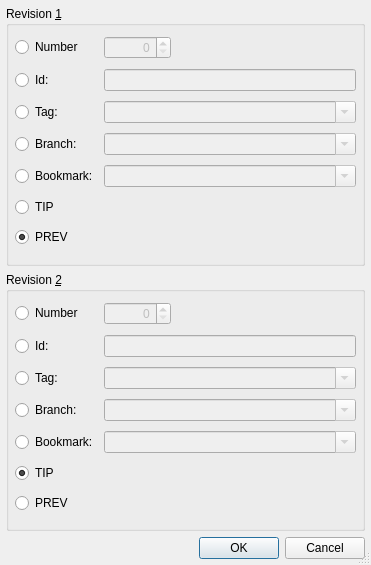
<?xml version="1.0" encoding="UTF-8"?>
<ui version="4.0">
 <class>HgRevisionsSelectionDialog</class>
 <widget class="QDialog" name="HgRevisionsSelectionDialog">
  <property name="geometry">
   <rect>
    <x>0</x>
    <y>0</y>
    <width>371</width>
    <height>565</height>
   </rect>
  </property>
  <property name="windowTitle">
   <string>Mercurial Diff</string>
  </property>
  <property name="sizeGripEnabled">
   <bool>true</bool>
  </property>
  <layout class="QVBoxLayout" name="verticalLayout">
   <item>
    <widget class="QGroupBox" name="rev1GroupBox">
     <property name="title">
      <string>Revision &amp;1</string>
     </property>
     <layout class="QGridLayout" name="gridLayout">
      <item row="0" column="0">
       <widget class="QRadioButton" name="number1Button">
        <property name="toolTip">
         <string>Select to specify a revision by number</string>
        </property>
        <property name="text">
         <string>Number</string>
        </property>
        <property name="checked">
         <bool>false</bool>
        </property>
       </widget>
      </item>
      <item row="0" column="1">
       <widget class="QSpinBox" name="number1SpinBox">
        <property name="enabled">
         <bool>false</bool>
        </property>
        <property name="toolTip">
         <string>Enter a revision number</string>
        </property>
        <property name="alignment">
         <set>Qt::AlignRight</set>
        </property>
        <property name="maximum">
         <number>999999999</number>
        </property>
       </widget>
      </item>
      <item row="0" column="2">
       <spacer>
        <property name="orientation">
         <enum>Qt::Horizontal</enum>
        </property>
        <property name="sizeHint" stdset="0">
         <size>
          <width>40</width>
          <height>20</height>
         </size>
        </property>
       </spacer>
      </item>
      <item row="1" column="0">
       <widget class="QRadioButton" name="id1Button">
        <property name="toolTip">
         <string>Select to specify a revision by changeset id</string>
        </property>
        <property name="text">
         <string>Id:</string>
        </property>
       </widget>
      </item>
      <item row="1" column="1" colspan="2">
       <widget class="QLineEdit" name="id1Edit">
        <property name="enabled">
         <bool>false</bool>
        </property>
        <property name="toolTip">
         <string>Enter a changeset id</string>
        </property>
       </widget>
      </item>
      <item row="2" column="0">
       <widget class="QRadioButton" name="tag1Button">
        <property name="toolTip">
         <string>Select to specify a revision by a tag</string>
        </property>
        <property name="text">
         <string>Tag:</string>
        </property>
       </widget>
      </item>
      <item row="2" column="1" colspan="2">
       <widget class="QComboBox" name="tag1Combo">
        <property name="enabled">
         <bool>false</bool>
        </property>
        <property name="toolTip">
         <string>Enter a tag name</string>
        </property>
        <property name="editable">
         <bool>true</bool>
        </property>
       </widget>
      </item>
      <item row="3" column="0">
       <widget class="QRadioButton" name="branch1Button">
        <property name="toolTip">
         <string>Select to specify a revision by a branch</string>
        </property>
        <property name="text">
         <string>Branch:</string>
        </property>
       </widget>
      </item>
      <item row="3" column="1" colspan="2">
       <widget class="QComboBox" name="branch1Combo">
        <property name="enabled">
         <bool>false</bool>
        </property>
        <property name="toolTip">
         <string>Enter a branch name</string>
        </property>
        <property name="editable">
         <bool>true</bool>
        </property>
       </widget>
      </item>
      <item row="4" column="0">
       <widget class="QRadioButton" name="bookmark1Button">
        <property name="toolTip">
         <string>Select to specify a revision by a bookmark</string>
        </property>
        <property name="text">
         <string>Bookmark:</string>
        </property>
       </widget>
      </item>
      <item row="4" column="1" colspan="2">
       <widget class="QComboBox" name="bookmark1Combo">
        <property name="enabled">
         <bool>false</bool>
        </property>
        <property name="sizePolicy">
         <sizepolicy hsizetype="Expanding" vsizetype="Fixed">
          <horstretch>0</horstretch>
          <verstretch>0</verstretch>
         </sizepolicy>
        </property>
        <property name="toolTip">
         <string>Enter a bookmark name</string>
        </property>
        <property name="editable">
         <bool>true</bool>
        </property>
       </widget>
      </item>
      <item row="5" column="0" colspan="3">
       <widget class="QRadioButton" name="tip1Button">
        <property name="toolTip">
         <string>Select tip revision of repository</string>
        </property>
        <property name="text">
         <string>TIP</string>
        </property>
        <property name="checked">
         <bool>false</bool>
        </property>
       </widget>
      </item>
      <item row="6" column="0" colspan="3">
       <widget class="QRadioButton" name="prev1Button">
        <property name="toolTip">
         <string>Select revision before last commit</string>
        </property>
        <property name="text">
         <string>PREV</string>
        </property>
        <property name="checked">
         <bool>true</bool>
        </property>
       </widget>
      </item>
     </layout>
    </widget>
   </item>
   <item>
    <widget class="QGroupBox" name="rev2GroupBox">
     <property name="title">
      <string>Revision &amp;2</string>
     </property>
     <layout class="QGridLayout" name="gridLayout_2">
      <item row="0" column="0">
       <widget class="QRadioButton" name="number2Button">
        <property name="toolTip">
         <string>Select to specify a revision by number</string>
        </property>
        <property name="text">
         <string>Number</string>
        </property>
       </widget>
      </item>
      <item row="0" column="1">
       <widget class="QSpinBox" name="number2SpinBox">
        <property name="enabled">
         <bool>false</bool>
        </property>
        <property name="toolTip">
         <string>Enter a revision number</string>
        </property>
        <property name="alignment">
         <set>Qt::AlignRight</set>
        </property>
        <property name="maximum">
         <number>999999999</number>
        </property>
       </widget>
      </item>
      <item row="0" column="2">
       <spacer>
        <property name="orientation">
         <enum>Qt::Horizontal</enum>
        </property>
        <property name="sizeHint" stdset="0">
         <size>
          <width>40</width>
          <height>20</height>
         </size>
        </property>
       </spacer>
      </item>
      <item row="1" column="0">
       <widget class="QRadioButton" name="id2Button">
        <property name="toolTip">
         <string>Select to specify a revision by changeset id</string>
        </property>
        <property name="text">
         <string>Id:</string>
        </property>
       </widget>
      </item>
      <item row="1" column="1" colspan="2">
       <widget class="QLineEdit" name="id2Edit">
        <property name="enabled">
         <bool>false</bool>
        </property>
        <property name="toolTip">
         <string>Enter a changeset id</string>
        </property>
       </widget>
      </item>
      <item row="2" column="0">
       <widget class="QRadioButton" name="tag2Button">
        <property name="toolTip">
         <string>Select to specify a revision by a tag</string>
        </property>
        <property name="text">
         <string>Tag:</string>
        </property>
       </widget>
      </item>
      <item row="2" column="1" colspan="2">
       <widget class="QComboBox" name="tag2Combo">
        <property name="enabled">
         <bool>false</bool>
        </property>
        <property name="toolTip">
         <string>Enter a tag name</string>
        </property>
        <property name="editable">
         <bool>true</bool>
        </property>
       </widget>
      </item>
      <item row="3" column="0">
       <widget class="QRadioButton" name="branch2Button">
        <property name="toolTip">
         <string>Select to specify a revision by a branch</string>
        </property>
        <property name="text">
         <string>Branch:</string>
        </property>
       </widget>
      </item>
      <item row="3" column="1" colspan="2">
       <widget class="QComboBox" name="branch2Combo">
        <property name="enabled">
         <bool>false</bool>
        </property>
        <property name="toolTip">
         <string>Enter a branch name</string>
        </property>
        <property name="editable">
         <bool>true</bool>
        </property>
       </widget>
      </item>
      <item row="4" column="0">
       <widget class="QRadioButton" name="bookmark2Button">
        <property name="toolTip">
         <string>Select to specify a revision by a bookmark</string>
        </property>
        <property name="text">
         <string>Bookmark:</string>
        </property>
       </widget>
      </item>
      <item row="4" column="1" colspan="2">
       <widget class="QComboBox" name="bookmark2Combo">
        <property name="enabled">
         <bool>false</bool>
        </property>
        <property name="sizePolicy">
         <sizepolicy hsizetype="Expanding" vsizetype="Fixed">
          <horstretch>0</horstretch>
          <verstretch>0</verstretch>
         </sizepolicy>
        </property>
        <property name="toolTip">
         <string>Enter a bookmark name</string>
        </property>
        <property name="editable">
         <bool>true</bool>
        </property>
       </widget>
      </item>
      <item row="5" column="0" colspan="3">
       <widget class="QRadioButton" name="tip2Button">
        <property name="toolTip">
         <string>Select tip revision of repository</string>
        </property>
        <property name="text">
         <string>TIP</string>
        </property>
        <property name="checked">
         <bool>true</bool>
        </property>
       </widget>
      </item>
      <item row="6" column="0" colspan="3">
       <widget class="QRadioButton" name="prev2Button">
        <property name="toolTip">
         <string>Select revision before last commit</string>
        </property>
        <property name="text">
         <string>PREV</string>
        </property>
       </widget>
      </item>
     </layout>
    </widget>
   </item>
   <item>
    <widget class="QDialogButtonBox" name="buttonBox">
     <property name="orientation">
      <enum>Qt::Horizontal</enum>
     </property>
     <property name="standardButtons">
      <set>QDialogButtonBox::Cancel|QDialogButtonBox::Ok</set>
     </property>
    </widget>
   </item>
  </layout>
 </widget>
 <layoutdefault spacing="6" margin="6"/>
 <pixmapfunction>qPixmapFromMimeSource</pixmapfunction>
 <tabstops>
  <tabstop>number1Button</tabstop>
  <tabstop>number1SpinBox</tabstop>
  <tabstop>id1Button</tabstop>
  <tabstop>id1Edit</tabstop>
  <tabstop>tag1Button</tabstop>
  <tabstop>tag1Combo</tabstop>
  <tabstop>branch1Button</tabstop>
  <tabstop>branch1Combo</tabstop>
  <tabstop>bookmark1Button</tabstop>
  <tabstop>bookmark1Combo</tabstop>
  <tabstop>tip1Button</tabstop>
  <tabstop>prev1Button</tabstop>
  <tabstop>number2Button</tabstop>
  <tabstop>number2SpinBox</tabstop>
  <tabstop>id2Button</tabstop>
  <tabstop>id2Edit</tabstop>
  <tabstop>tag2Button</tabstop>
  <tabstop>tag2Combo</tabstop>
  <tabstop>branch2Button</tabstop>
  <tabstop>branch2Combo</tabstop>
  <tabstop>bookmark2Button</tabstop>
  <tabstop>bookmark2Combo</tabstop>
  <tabstop>tip2Button</tabstop>
  <tabstop>prev2Button</tabstop>
  <tabstop>buttonBox</tabstop>
 </tabstops>
 <resources/>
 <connections>
  <connection>
   <sender>buttonBox</sender>
   <signal>accepted()</signal>
   <receiver>HgRevisionsSelectionDialog</receiver>
   <slot>accept()</slot>
   <hints>
    <hint type="sourcelabel">
     <x>54</x>
     <y>440</y>
    </hint>
    <hint type="destinationlabel">
     <x>21</x>
     <y>143</y>
    </hint>
   </hints>
  </connection>
  <connection>
   <sender>buttonBox</sender>
   <signal>rejected()</signal>
   <receiver>HgRevisionsSelectionDialog</receiver>
   <slot>reject()</slot>
   <hints>
    <hint type="sourcelabel">
     <x>106</x>
     <y>440</y>
    </hint>
    <hint type="destinationlabel">
     <x>73</x>
     <y>140</y>
    </hint>
   </hints>
  </connection>
  <connection>
   <sender>number1Button</sender>
   <signal>toggled(bool)</signal>
   <receiver>number1SpinBox</receiver>
   <slot>setEnabled(bool)</slot>
   <hints>
    <hint type="sourcelabel">
     <x>62</x>
     <y>45</y>
    </hint>
    <hint type="destinationlabel">
     <x>148</x>
     <y>43</y>
    </hint>
   </hints>
  </connection>
  <connection>
   <sender>number2Button</sender>
   <signal>toggled(bool)</signal>
   <receiver>number2SpinBox</receiver>
   <slot>setEnabled(bool)</slot>
   <hints>
    <hint type="sourcelabel">
     <x>72</x>
     <y>258</y>
    </hint>
    <hint type="destinationlabel">
     <x>183</x>
     <y>258</y>
    </hint>
   </hints>
  </connection>
  <connection>
   <sender>id1Button</sender>
   <signal>toggled(bool)</signal>
   <receiver>id1Edit</receiver>
   <slot>setEnabled(bool)</slot>
   <hints>
    <hint type="sourcelabel">
     <x>32</x>
     <y>71</y>
    </hint>
    <hint type="destinationlabel">
     <x>147</x>
     <y>72</y>
    </hint>
   </hints>
  </connection>
  <connection>
   <sender>id2Button</sender>
   <signal>toggled(bool)</signal>
   <receiver>id2Edit</receiver>
   <slot>setEnabled(bool)</slot>
   <hints>
    <hint type="sourcelabel">
     <x>68</x>
     <y>286</y>
    </hint>
    <hint type="destinationlabel">
     <x>230</x>
     <y>286</y>
    </hint>
   </hints>
  </connection>
  <connection>
   <sender>tag1Button</sender>
   <signal>toggled(bool)</signal>
   <receiver>tag1Combo</receiver>
   <slot>setEnabled(bool)</slot>
   <hints>
    <hint type="sourcelabel">
     <x>59</x>
     <y>105</y>
    </hint>
    <hint type="destinationlabel">
     <x>129</x>
     <y>101</y>
    </hint>
   </hints>
  </connection>
  <connection>
   <sender>branch1Button</sender>
   <signal>toggled(bool)</signal>
   <receiver>branch1Combo</receiver>
   <slot>setEnabled(bool)</slot>
   <hints>
    <hint type="sourcelabel">
     <x>50</x>
     <y>124</y>
    </hint>
    <hint type="destinationlabel">
     <x>117</x>
     <y>128</y>
    </hint>
   </hints>
  </connection>
  <connection>
   <sender>tag2Button</sender>
   <signal>toggled(bool)</signal>
   <receiver>tag2Combo</receiver>
   <slot>setEnabled(bool)</slot>
   <hints>
    <hint type="sourcelabel">
     <x>36</x>
     <y>306</y>
    </hint>
    <hint type="destinationlabel">
     <x>149</x>
     <y>306</y>
    </hint>
   </hints>
  </connection>
  <connection>
   <sender>branch2Button</sender>
   <signal>toggled(bool)</signal>
   <receiver>branch2Combo</receiver>
   <slot>setEnabled(bool)</slot>
   <hints>
    <hint type="sourcelabel">
     <x>73</x>
     <y>331</y>
    </hint>
    <hint type="destinationlabel">
     <x>140</x>
     <y>331</y>
    </hint>
   </hints>
  </connection>
  <connection>
   <sender>bookmark1Button</sender>
   <signal>toggled(bool)</signal>
   <receiver>bookmark1Combo</receiver>
   <slot>setEnabled(bool)</slot>
   <hints>
    <hint type="sourcelabel">
     <x>24</x>
     <y>152</y>
    </hint>
    <hint type="destinationlabel">
     <x>135</x>
     <y>148</y>
    </hint>
   </hints>
  </connection>
  <connection>
   <sender>bookmark2Button</sender>
   <signal>toggled(bool)</signal>
   <receiver>bookmark2Combo</receiver>
   <slot>setEnabled(bool)</slot>
   <hints>
    <hint type="sourcelabel">
     <x>21</x>
     <y>363</y>
    </hint>
    <hint type="destinationlabel">
     <x>145</x>
     <y>361</y>
    </hint>
   </hints>
  </connection>
 </connections>
</ui>
